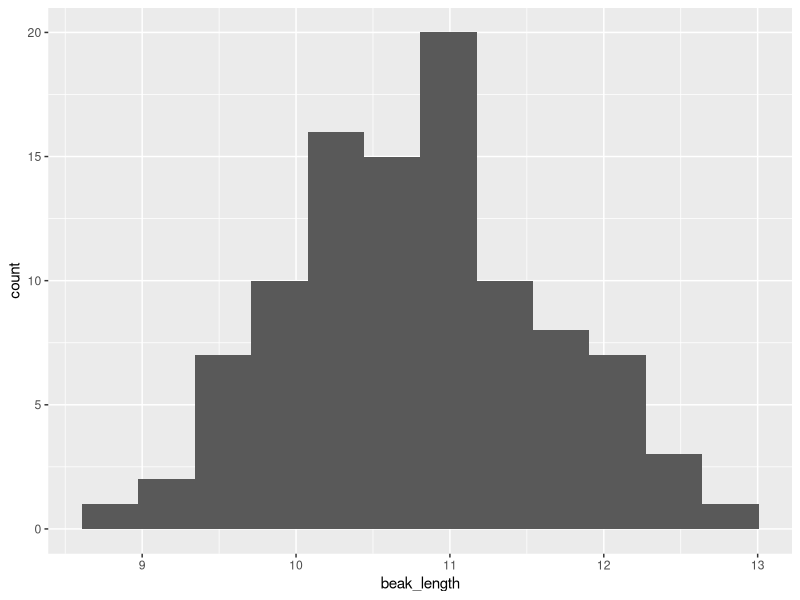
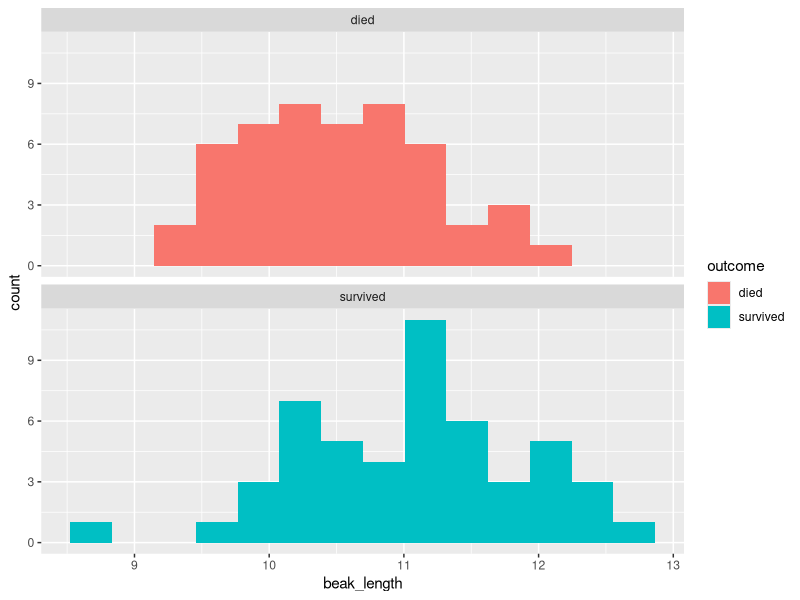
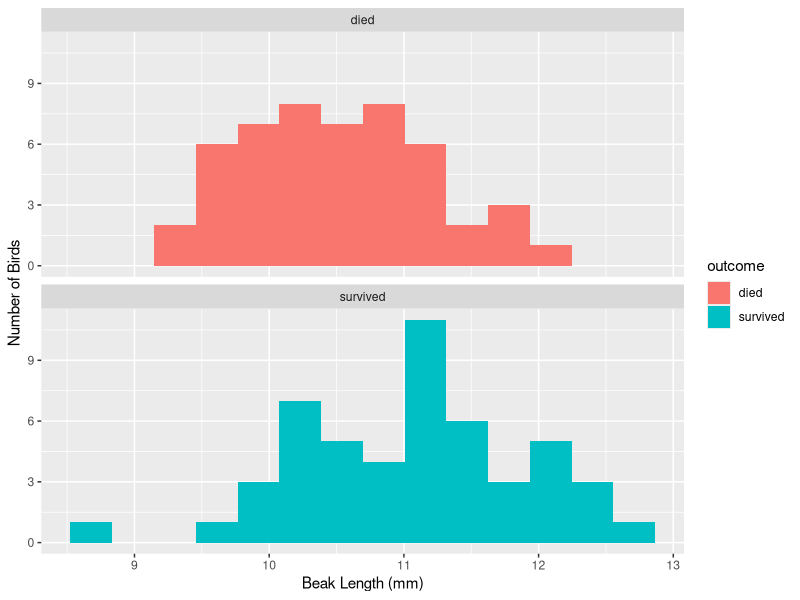
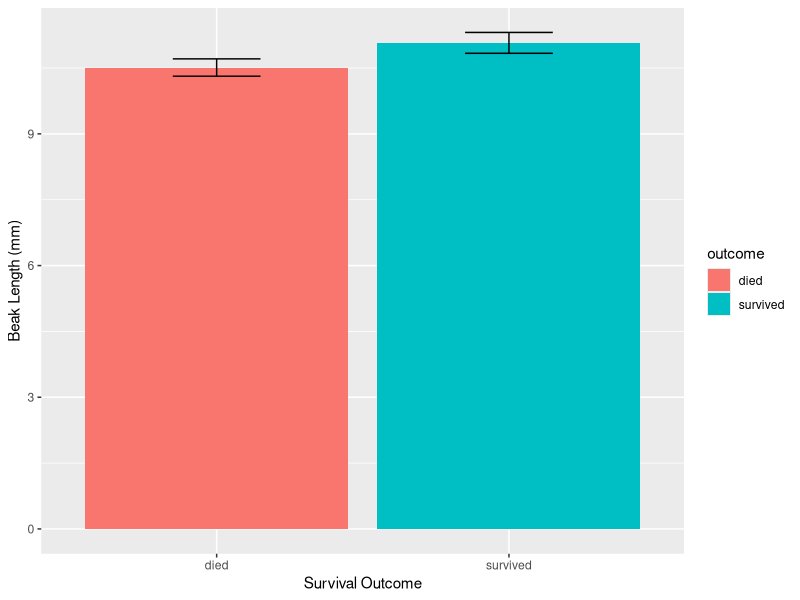
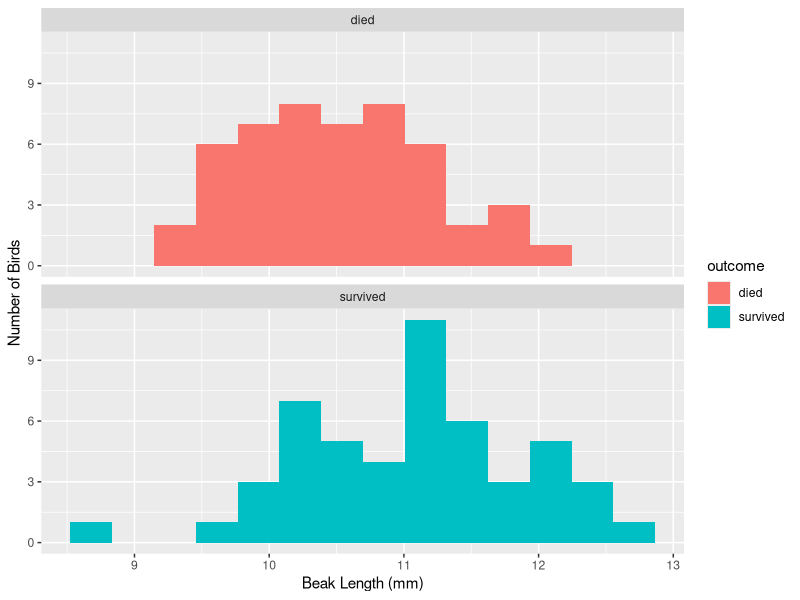
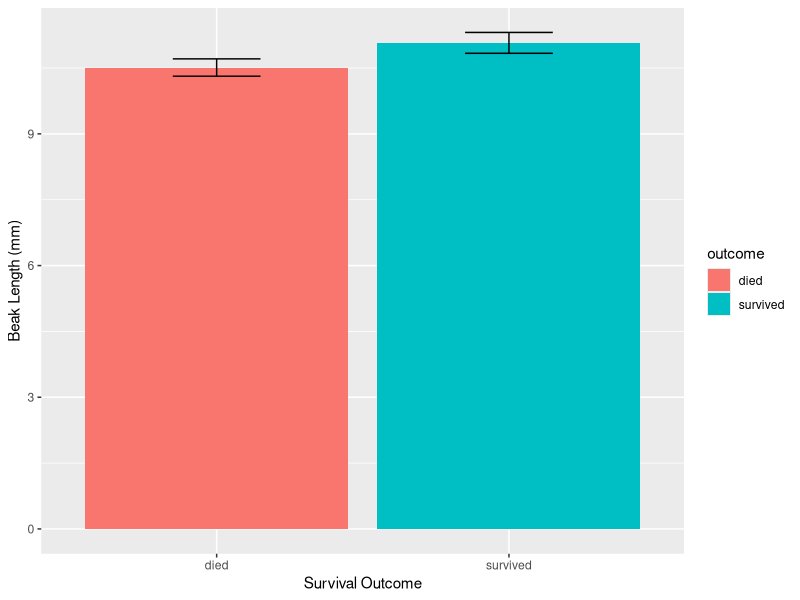

These charts were generated, in order, by the following R code:

# load packages -----------------------------------------------------------

library(readxl)                # load readxl, for reading Excel files
library(tidyverse)             # load tidyverse, for working with datasets


# read data ---------------------------------------------------------------

finches <- read_excel("finches_data.xlsx")  # read the data

# two ways to look at the data
finches
glimpse(finches)


# histograms --------------------------------------------------------------

# histogram of beak length
ggplot(
  data = finches,                  # use the finches dataset
  mapping = aes(x = beak_length)   # put beak length on the x axis
) +
  geom_histogram(bins = 12)        # use 12 bins (default is 30)

# grouped by survival
ggplot(
  data = finches, 
  mapping = aes(x = beak_length,   # put beak length on the x axis
                fill = outcome)    # fill sets the color of the boxes
) +
  geom_histogram(bins = 14) +
  facet_wrap(~ outcome, ncol = 1)  # outcome is the grouping variable

# with labels
ggplot(
  data = finches, 
  mapping = aes(x = beak_length, fill = outcome)
) +
  geom_histogram(bins = 14) +
  facet_wrap(~ outcome, ncol = 1) +
  labs(
    x = "Beak Length (mm)",
    y = "Number of Birds"
  )

# save the figure
ggsave("Beak Length Histogram.png",   # name your file, use .png
       width = 6.5, height = 6.5,     # height and width of output
       units = "in")                  # what units are height & width? in=inches


# summarize ---------------------------------------------------------------

# quick summary
summary(finches)

# mean and standard deviation of beak length
summary <- finches %>% 
  summarize(mean = mean(beak_length),
            sd = sd(beak_length),
            n = n()) %>% 
  mutate(sem = sd / sqrt(n),
         upper = mean + 2 * sem,
         lower = mean - 2 * sem)
summary

# means and sds for each group
grouped_summary <- finches %>% 
  group_by(outcome) %>% 
  summarize(mean = mean(beak_length),
            sd = sd(beak_length),
            n = n()) %>% 
  mutate(sem = sd / sqrt(n),
         upper = mean + 2 * sem,
         lower = mean - 2 * sem)
grouped_summary


# bar charts --------------------------------------------------------------

ggplot(
  data = grouped_summary, 
  mapping = aes(x = outcome,          # put surival outcome on the x axis
                y = mean,             # put mean on the y axis
                fill = outcome)       # use different colors for outcome
) +
  geom_col() +
  geom_errorbar(
    mapping = aes(ymin = lower,       # "lower" is the column name
                  ymax = upper),      # "upper" is the column name
    width = .3                        # controls the width of the
  ) +                                 #   horizontal part of error bars
  labs(
    x = "Survival Outcome",           # x-axis label
    y = "Beak Length (mm)"            # y-axis label
  )

# save the figure
ggsave("Beak Length Bar Chart.png", 
       width = 3, height = 3, units = "in")


# t-test ------------------------------------------------------------------

# get a vector of beak lengths for birds that died
beak_length_died <-
  finches %>%                     # start with finches dataset
  filter(outcome == "died") %>%   # only include rows w/ outcome=died
  pull(beak_length)               # extract the beak_length column

# print the new object in the console... it is a vector
beak_length_died

# get a vector of beak lengths for birds that survived
beak_length_survived <-
  finches %>% 
  filter(outcome == "survived") %>% 
  pull(beak_length)
beak_length_survived

# perform a two-sample t-test assuming unequal variances
t.test(beak_length_died, beak_length_survived)
